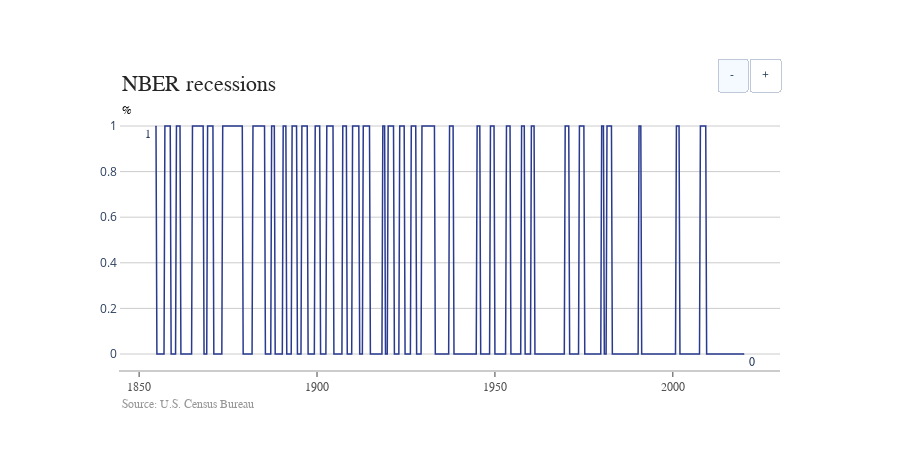

Source (notebook cell):
### Code cell
# get recession form FRED and used customized functions to create dataframes
start  = dt.datetime(1854, 10, 1) 
s = ['NBER Recessions [USRECQM]']
dic = dict_from_FRED_description(s)
df = make_hrizontal_tbl(dic, start=start)

# recessions are marked with 1. No recesion are marked with 0.
plot_nice(title='NBER recessions', dic=dic, df=df, 
          margin=dict(autoexpand=False,l=120,r=120,t=110,), 
          show_series_label=False,
         y_units='%')

### Figure 1 — Plotly figure (JSON) as saved in the notebook; plotly's stock layout.template omitted (floating-point values rounded to 4 significant figures; data arrays with more than 128 entries replaced by an {"elided": "..."} marker saying what was removed)
{"data": [{"connectgaps": true, "line": {"color": "rgb(41, 58, 143)", "width": 1.5}, "mode": "lines", "name": "NBER Recessions", "type": "scatter", "x": {"elided": "662 str values"}, "y": {"elided": "662 int values"}}, {"marker": {"color": "rgb(41, 58, 143)", "size": 1}, "mode": "markers", "type": "scatter", "x": ["1854-10-01T00:00:00", "2020-01-01T00:00:00"], "y": [1, 0]}], "layout": {"annotations": [{"font": {"family": "Arial", "size": 12}, "showarrow": false, "text": "1", "x": 0.05, "xanchor": "right", "xref": "paper", "y": 1, "yanchor": "top"}, {"font": {"family": "Arial", "size": 12}, "showarrow": false, "text": "0", "x": 0.95, "xanchor": "left", "xref": "paper", "y": 0, "yanchor": "top"}, {"font": {"color": "rgb(37,37,37)", "family": "Arial", "size": 22}, "showarrow": false, "text": "NBER recessions", "x": 0, "xanchor": "left", "xref": "paper", "y": 1.05, "yanchor": "bottom", "yref": "paper"}, {"font": {"color": "rgb(150,150,150)", "family": "Arial", "size": 12}, "showarrow": false, "text": "Source: U.S. Census Bureau", "x": 0, "xanchor": "left", "xref": "paper", "y": -0.1, "yanchor": "top", "yref": "paper"}, {"font": {"color": "black", "family": "Arial", "size": 12}, "showarrow": false, "text": "%", "x": 0, "xref": "paper", "y": 1.03, "yref": "paper"}], "autosize": false, "height": 450, "margin": {"autoexpand": false, "l": 120, "r": 120, "t": 110}, "plot_bgcolor": "white", "showlegend": false, "updatemenus": [{"active": 0, "buttons": [{"args": ["shapes", []], "label": "-", "method": "relayout"}, {"args": ["shapes", [{"fillcolor": "lightgray", "layer": "below", "line": {"color": "white", "width": 0.1}, "line_width": 0, "type": "rect", "x0": "1854-10-01T00:00:00", "x1": "1854-10-01T00:00:00", "xref": "x", "y0": 0, "y1": 1, "yref": "paper"}, {"fillcolor": "lightgray", "layer": "below", "line": {"color": "white", "width": 0.1}, "line_width": 0, "type": "rect", "x0": "1857-04-01T00:00:00", "x1": "1858-10-01T00:00:00", "xref": "x", "y0": 0, "y1": 1, "yref": "paper"}, {"fillcolor": "lightgray", "layer": "below", "line": {"color": "white", "width": 0.1}, "line_width": 0, "type": "rect", "x0": "1860-07-01T00:00:00", "x1": "1861-07-01T00:00:00", "xref": "x", "y0": 0, "y1": 1, "yref": "paper"}, {"fillcolor": "lightgray", "layer": "below", "line": {"color": "white", "width": 0.1}, "line_width": 0, "type": "rect", "x0": "1865-01-01T00:00:00", "x1": "1868-01-01T00:00:00", "xref": "x", "y0": 0, "y1": 1, "yref": "paper"}, {"fillcolor": "lightgray", "layer": "below", "line": {"color": "white", "width": 0.1}, "line_width": 0, "type": "rect", "x0": "1869-04-01T00:00:00", "x1": "1870-10-01T00:00:00", "xref": "x", "y0": 0, "y1": 1, "yref": "paper"}, {"fillcolor": "lightgray", "layer": "below", "line": {"color": "white", "width": 0.1}, "line_width": 0, "type": "rect", "x0": "1873-07-01T00:00:00", "x1": "1879-01-01T00:00:00", "xref": "x", "y0": 0, "y1": 1, "yref": "paper"}, {"fillcolor": "lightgray", "layer": "below", "line": {"color": "white", "width": 0.1}, "line_width": 0, "type": "rect", "x0": "1882-01-01T00:00:00", "x1": "1885-04-01T00:00:00", "xref": "x", "y0": 0, "y1": 1, "yref": "paper"}, {"fillcolor": "lightgray", "layer": "below", "line": {"color": "white", "width": 0.1}, "line_width": 0, "type": "rect", "x0": "1887-04-01T00:00:00", "x1": "1888-01-01T00:00:00", "xref": "x", "y0": 0, "y1": 1, "yref": "paper"}, {"fillcolor": "lightgray", "layer": "below", "line": {"color": "white", "width": 0.1}, "line_width": 0, "type": "rect", "x0": "1890-07-01T00:00:00", "x1": "1891-04-01T00:00:00", "xref": "x", "y0": 0, "y1": 1, "yref": "paper"}, {"fillcolor": "lightgray", "layer": "below", "line": {"color": "white", "width": 0.1}, "line_width": 0, "type": "rect", "x0": "1893-01-01T00:00:00", "x1": "1894-04-01T00:00:00", "xref": "x", "y0": 0, "y1": 1, "yref": "paper"}, {"fillcolor": "lightgray", "layer": "below", "line": {"color": "white", "width": 0.1}, "line_width": 0, "type": "rect", "x0": "1895-10-01T00:00:00", "x1": "1897-04-01T00:00:00", "xref": "x", "y0": 0, "y1": 1, "yref": "paper"}, {"fillcolor": "lightgray", "layer": "below", "line": {"color": "white", "width": 0.1}, "line_width": 0, "type": "rect", "x0": "1899-07-01T00:00:00", "x1": "1900-10-01T00:00:00", "xref": "x", "y0": 0, "y1": 1, "yref": "paper"}, {"fillcolor": "lightgray", "layer": "below", "line": {"color": "white", "width": 0.1}, "line_width": 0, "type": "rect", "x0": "1902-10-01T00:00:00", "x1": "1904-07-01T00:00:00", "xref": "x", "y0": 0, "y1": 1, "yref": "paper"}, {"fillcolor": "lightgray", "layer": "below", "line": {"color": "white", "width": 0.1}, "line_width": 0, "type": "rect", "x0": "1907-04-01T00:00:00", "x1": "1908-04-01T00:00:00", "xref": "x", "y0": 0, "y1": 1, "yref": "paper"}, {"fillcolor": "lightgray", "layer": "below", "line": {"color": "white", "width": 0.1}, "line_width": 0, "type": "rect", "x0": "1910-01-01T00:00:00", "x1": "1911-10-01T00:00:00", "xref": "x", "y0": 0, "y1": 1, "yref": "paper"}, {"fillcolor": "lightgray", "layer": "below", "line": {"color": "white", "width": 0.1}, "line_width": 0, "type": "rect", "x0": "1913-01-01T00:00:00", "x1": "1914-10-01T00:00:00", "xref": "x", "y0": 0, "y1": 1, "yref": "paper"}, {"fillcolor": "lightgray", "layer": "below", "line": {"color": "white", "width": 0.1}, "line_width": 0, "type": "rect", "x0": "1918-07-01T00:00:00", "x1": "1919-01-01T00:00:00", "xref": "x", "y0": 0, "y1": 1, "yref": "paper"}, {"fillcolor": "lightgray", "layer": "below", "line": {"color": "white", "width": 0.1}, "line_width": 0, "type": "rect", "x0": "1920-01-01T00:00:00", "x1": "1921-07-01T00:00:00", "xref": "x", "y0": 0, "y1": 1, "yref": "paper"}, {"fillcolor": "lightgray", "layer": "below", "line": {"color": "white", "width": 0.1}, "line_width": 0, "type": "rect", "x0": "1923-04-01T00:00:00", "x1": "1924-07-01T00:00:00", "xref": "x", "y0": 0, "y1": 1, "yref": "paper"}, {"fillcolor": "lightgray", "layer": "below", "line": {"color": "white", "width": 0.1}, "line_width": 0, "type": "rect", "x0": "1926-07-01T00:00:00", "x1": "1927-10-01T00:00:00", "xref": "x", "y0": 0, "y1": 1, "yref": "paper"}, {"fillcolor": "lightgray", "layer": "below", "line": {"color": "white", "width": 0.1}, "line_width": 0, "type": "rect", "x0": "1929-07-01T00:00:00", "x1": "1933-01-01T00:00:00", "xref": "x", "y0": 0, "y1": 1, "yref": "paper"}, {"fillcolor": "lightgray", "layer": "below", "line": {"color": "white", "width": 0.1}, "line_width": 0, "type": "rect", "x0": "1937-04-01T00:00:00", "x1": "1938-04-01T00:00:00", "xref": "x", "y0": 0, "y1": 1, "yref": "paper"}, {"fillcolor": "lightgray", "layer": "below", "line": {"color": "white", "width": 0.1}, "line_width": 0, "type": "rect", "x0": "1945-01-01T00:00:00", "x1": "1945-10-01T00:00:00", "xref": "x", "y0": 0, "y1": 1, "yref": "paper"}, {"fillcolor": "lightgray", "layer": "below", "line": {"color": "white", "width": 0.1}, "line_width": 0, "type": "rect", "x0": "1948-10-01T00:00:00", "x1": "1949-10-01T00:00:00", "xref": "x", "y0": 0, "y1": 1, "yref": "paper"}, {"fillcolor": "lightgray", "layer": "below", "line": {"color": "white", "width": 0.1}, "line_width": 0, "type": "rect", "x0": "1953-04-01T00:00:00", "x1": "1954-04-01T00:00:00", "xref": "x", "y0": 0, "y1": 1, "yref": "paper"}, {"fillcolor": "lightgray", "layer": "below", "line": {"color": "white", "width": 0.1}, "line_width": 0, "type": "rect", "x0": "1957-07-01T00:00:00", "x1": "1958-04-01T00:00:00", "xref": "x", "y0": 0, "y1": 1, "yref": "paper"}, {"fillcolor": "lightgray", "layer": "below", "line": {"color": "white", "width": 0.1}, "line_width": 0, "type": "rect", "x0": "1960-04-01T00:00:00", "x1": "1961-01-01T00:00:00", "xref": "x", "y0": 0, "y1": 1, "yref": "paper"}, {"fillcolor": "lightgray", "layer": "below", "line": {"color": "white", "width": 0.1}, "line_width": 0, "type": "rect", "x0": "1969-10-01T00:00:00", "x1": "1970-10-01T00:00:00", "xref": "x", "y0": 0, "y1": 1, "yref": "paper"}, {"fillcolor": "lightgray", "layer": "below", "line": {"color": "white", "width": 0.1}, "line_width": 0, "type": "rect", "x0": "1973-10-01T00:00:00", "x1": "1975-01-01T00:00:00", "xref": "x", "y0": 0, "y1": 1, "yref": "paper"}, {"fillcolor": "lightgray", "layer": "below", "line": {"color": "white", "width": 0.1}, "line_width": 0, "type": "rect", "x0": "1980-01-01T00:00:00", "x1": "1980-07-01T00:00:00", "xref": "x", "y0": 0, "y1": 1, "yref": "paper"}, {"fillcolor": "lightgray", "layer": "below", "line": {"color": "white", "width": 0.1}, "line_width": 0, "type": "rect", "x0": "1981-07-01T00:00:00", "x1": "1982-10-01T00:00:00", "xref": "x", "y0": 0, "y1": 1, "yref": "paper"}, {"fillcolor": "lightgray", "layer": "below", "line": {"color": "white", "width": 0.1}, "line_width": 0, "type": "rect", "x0": "1990-07-01T00:00:00", "x1": "1991-01-01T00:00:00", "xref": "x", "y0": 0, "y1": 1, "yref": "paper"}, {"fillcolor": "lightgray", "layer": "below", "line": {"color": "white", "width": 0.1}, "line_width": 0, "type": "rect", "x0": "2001-01-01T00:00:00", "x1": "2001-10-01T00:00:00", "xref": "x", "y0": 0, "y1": 1, "yref": "paper"}, {"fillcolor": "lightgray", "layer": "below", "line": {"color": "white", "width": 0.1}, "line_width": 0, "type": "rect", "x0": "2007-10-01T00:00:00", "x1": "2009-04-01T00:00:00", "xref": "x", "y0": 0, "y1": 1, "yref": "paper"}]], "label": "+", "method": "relayout"}], "direction": "right", "type": "buttons", "x": 1, "y": 1.2}], "xaxis": {"linecolor": "rgb(204, 204, 204)", "linewidth": 2, "showgrid": true, "showline": true, "showticklabels": true, "tickfont": {"color": "rgb(82, 82, 82)", "family": "Arial", "size": 12}, "ticks": "outside"}, "yaxis": {"gridcolor": "rgb(204, 204, 204)", "showgrid": true, "showline": true, "showticklabels": true, "zeroline": false}}}
